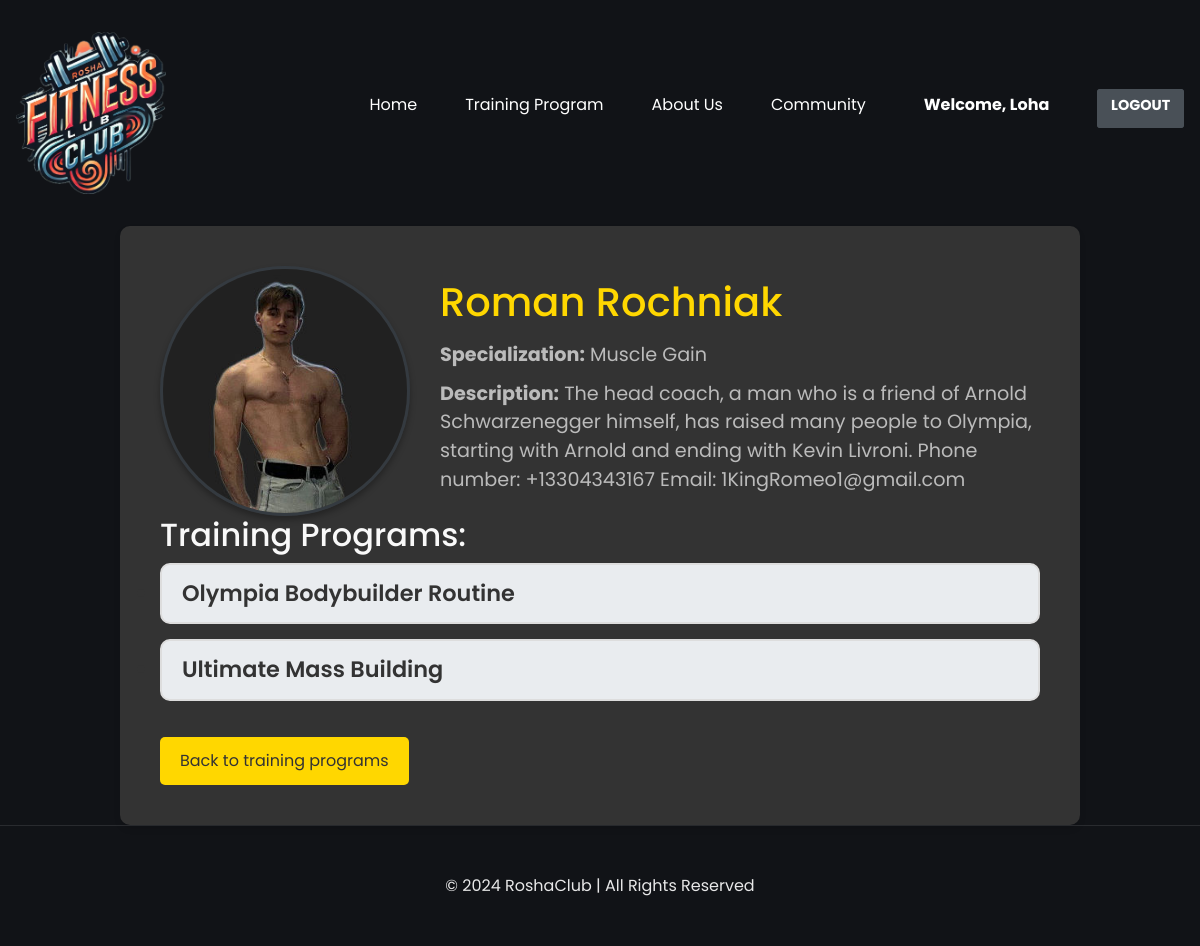
/gym/trainer/1/ (signed in), run on the app's committed database.
### gym/models.py (models this page shows, shortened)
class User(AbstractUser):
    pass

class Trainer(models.Model):
    name = models.CharField(max_length=100)
    specialization = models.CharField(max_length=100)
    description = models.TextField()
    photo = models.ImageField(upload_to='trainers/')

class TrainingProgram(models.Model):
    name = models.CharField(max_length=100)
    description = models.TextField()
    duration = models.PositiveIntegerField(help_text="Duration in minutes")
    price = models.DecimalField(max_digits=10, decimal_places=2)
    trainer = models.ForeignKey(Trainer, on_delete=models.CASCADE, null=True, blank=True)

### gym/views.py (the view)
# urls.py: path('trainer/<int:trainer_id>/', views.trainer_detail, name='trainer_detail'),
@login_required
def trainer_detail(request, trainer_id):
    trainer = get_object_or_404(Trainer, id=trainer_id)
    programs = TrainingProgram.objects.filter(trainer=trainer)
    if trainer.photo:
        photo_path = os.path.join(settings.MEDIA_ROOT, str(trainer.photo))
        print("Path to the trainer's photo:", photo_path)
    else:
        print("There is no photo of the trainer.")
    return render(request, 'gym/trainer_detail.html', {'trainer': trainer, 'programs': programs})

### gym/templates/gym/trainer_detail.html
{% extends "gym/layout.html" %}
{% load static %}
{% block content %}
<section class="trainer-detail__container">
    <div class="trainer-detail__header">
        <div class="trainer-detail__image-container">
            {% if trainer.photo %}
                <img src="{{ trainer.photo.url }}" alt="{{ trainer.name }}" class="trainer-detail__image">
            {% else %}
                <p>No photo available</p>
            {% endif %}
        </div>
        <div class="trainer-detail__info-container">
            <h1 class="trainer-detail__name">{{ trainer.name }}</h1>
            <p><strong>Specialization:</strong> {{ trainer.specialization }}</p>
            <p><strong>Description:</strong> {{ trainer.description }}</p>
        </div>
    </div>
    <h2>Training Programs:</h2>
    <ul>
        {% for program in programs %}
            <li class="trainer-detail__program-name">{{ program.name }}</li>
        {% empty %}
            <li>No programs available</li>
        {% endfor %}
    </ul>
    <a href="{% url 'training_programs' %}" class="trainer-detail__btn">Back to training programs</a>
</section>
{% endblock %}

### gym/templates/gym/layout.html (shortened to what this page needs)
{% load static %}
<!DOCTYPE html>
<html lang="uk">
<head>
        <link href="https://cdn.jsdelivr.net/npm/remixicon@3.4.0/fonts/remixicon.css" rel="stylesheet" />
        <link href="https://stackpath.bootstrapcdn.com/bootstrap/4.4.1/css/bootstrap.min.css" rel="stylesheet">
        <link href="https://cdn.jsdelivr.net/npm/@fortawesome/fontawesome-free/css/all.min.css" rel="stylesheet">
    <link rel="stylesheet" href="{% static 'gym/styles.css' %}" />
</head>
<body>
    <nav>
        <div class="nav__logo">
            <a href="#"><img src="{% static 'gym/assets/logo1.PNG' %}" alt="logo" /></a>
        </div>
        <ul class="nav__links">
            <li class="link"><a href="{% url 'index' %}">Home</a></li>
            <li class="link">
                {% if user.is_authenticated %}
                    <a href="{% url 'training_programs' %}">Training Program</a>
                {% else %}
                    <a href="{% url 'login' %}">Training Program</a>
                {% endif %}
            </li>
            <li class="link"><a href="{% url 'about_us' %}">About Us</a></li>
            <li class="link"><a href="{% url 'community' %}">Community</a></li>
            {% if user.is_authenticated %}
                <li class="link nav__username">
                    <a href="{% url 'profile' %}">Welcome, {{ user.username }}</a>
                </li>
                <li class="link "><a href="{% url 'logout' %}" class="auth-btn logout-btn">Logout</a></li>
            {% else %}
                <li class="link"><a href="{% url 'login' %}" class="auth-btn login-btn">Login</a></li>
            {% endif %}
        </ul>
    </nav>
    {% block content %}{% endblock %}
    <footer class="footer">
        <div class="footer__content">
            <div class="footer__links">
                <p>© 2024 RoshaClub | All Rights Reserved</p>
            </div>
        </div>
    </footer>
</body>
</html>

### gym/static/gym/styles.css (style rules this page uses)
:root { --primary-color: #111317; --primary-color-light: #1f2125; --primary-color-extra-light: #35373b; --secondary-color: #f9ac54; --secondary-color-dark: #d79447; --text-light: #d1d5db; --white: #ffffff; --max-width: 1200px; }
* { padding: 0; margin: 0; box-sizing: border-box; }
img { width: 100%; display: flex; }
a { text-decoration: none; }
nav { max-width: var(--max-width); margin: auto; padding: 2rem 1rem; display: flex; align-items: center; justify-content: space-between; gap: 2rem; }
.nav__logo { max-width: 150px; }
.nav__links { list-style: none; display: flex; align-items: center; gap: 3rem; }
.link a { position: relative; padding-bottom: 0.75rem; color: var(--white); }
.link a::after { content: ""; position: absolute; height: 2px; width: 0; left: 0; bottom: 0; background-color: var(--secondary-color); transition: 0.3s; }
.footer { display: flex; flex-direction: column; align-items: center; justify-content: center; text-align: center; padding: 2rem; }
html { scroll-behavior: smooth; }
.footer { background: none; color: #fff; padding: 2rem; text-align: center; border-top: 1px solid rgba(255, 255, 255, 0.1); }
.footer__content { max-width: 1200px; margin: 0 auto; }
.footer__links p { font-size: 1rem; margin-top: 1rem; opacity: 0.9; line-height: 1.5; }
body { font-family: "Poppins", sans-serif; background-color: var(--primary-color); color: #e0e0e0; scroll-behavior: smooth; }
.nav__username { font-weight: bold; font-size: 1rem; color: #333; margin-left: 10px; }
.auth-btn { padding: 0.3rem 0.8rem; font-weight: bold; text-transform: uppercase; border-radius: 3px; transition: background-color 0.3s ease, color 0.3s ease; font-size: 0.9rem; }
.logout-btn { background-color: #495057; color: #f8f9fa; border: 1px solid #495057; }
.trainer-detail__container { width: 80%; margin: 0 auto; padding: 40px; background-color: #333; color: #f9f9f9; border-radius: 10px; box-shadow: 0 4px 6px rgba(0, 0, 0, 0.1); }
.trainer-detail__header { display: flex; align-items: center; gap: 30px; }
.trainer-detail__image-container { flex-shrink: 0; width: 250px; height: 250px; }
.trainer-detail__image { width: 100%; height: 100%; object-fit: cover; border-radius: 50%; border: 3px solid #343a40; box-shadow: 0 4px 6px rgba(0, 0, 0, 0.3); }
.trainer-detail__info-container { flex-grow: 1; }
.trainer-detail__name { font-size: 2.5rem; color: #FFD700; margin-bottom: 15px; }
.trainer-detail__info-container p { font-size: 1.2rem; color: #bbb; margin-bottom: 10px; }
.trainer-detail__info-container strong { font-weight: bold; }
.trainer-detail__btn { display: inline-block; background-color: #FFD700; color: #333; padding: 12px 20px; font-size: 1rem; text-decoration: none; border-radius: 5px; text-align: center; transition: background-color 0.3s ease, transform 0.3s ease; margin-top: 20px; }
.trainer-detail__program-name { font-size: 1.4rem; font-weight: 600; color: #333; background-color: #e9ecef; padding: 12px 20px; margin-bottom: 15px; border-radius: 10px; border: 2px solid #ddd; transition: background-color 0.3s ease, transform 0.3s ease; }
.trainer-detail__program-name:last-child { margin-bottom: 0; }

### data on the page
User: username "Loha"
Trainer: photo (picture), name "Roman Rochniak", specialization "Muscle Gain", description "The head coach, a man who is a friend of Arnold Schwarzenegger himself, has raised many people to Olympia, starting with Arnold and ending with Kevin Livroni. Phone number: +13304343167 Email: 1KingRomeo1@gmail.com"
TrainingProgram: name "Olympia Bodybuilder Routine"
TrainingProgram: name "Ultimate Mass Building"
